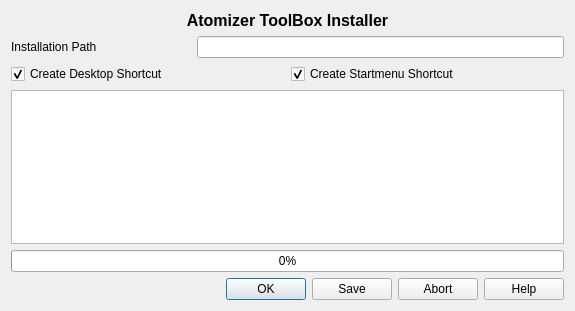
<?xml version="1.0" encoding="UTF-8"?>
<ui version="4.0">
 <class>Dialog</class>
 <widget class="QDialog" name="Dialog">
  <property name="geometry">
   <rect>
    <x>0</x>
    <y>0</y>
    <width>575</width>
    <height>311</height>
   </rect>
  </property>
  <property name="windowTitle">
   <string>Dialog</string>
  </property>
  <layout class="QGridLayout" name="gridLayout">
   <item row="8" column="0" colspan="3">
    <widget class="QDialogButtonBox" name="buttonBox">
     <property name="toolTip">
      <string>Compile function requires Python to be installed.</string>
     </property>
     <property name="orientation">
      <enum>Qt::Horizontal</enum>
     </property>
     <property name="standardButtons">
      <set>QDialogButtonBox::Abort|QDialogButtonBox::Help|QDialogButtonBox::Ok|QDialogButtonBox::Save</set>
     </property>
    </widget>
   </item>
   <item row="0" column="0" colspan="3">
    <widget class="QLabel" name="label">
     <property name="maximumSize">
      <size>
       <width>16777215</width>
       <height>20</height>
      </size>
     </property>
     <property name="font">
      <font>
       <pointsize>12</pointsize>
       <weight>75</weight>
       <bold>true</bold>
      </font>
     </property>
     <property name="text">
      <string>Atomizer ToolBox Installer</string>
     </property>
     <property name="alignment">
      <set>Qt::AlignCenter</set>
     </property>
    </widget>
   </item>
   <item row="1" column="1" colspan="2">
    <widget class="QLineEdit" name="path">
     <property name="readOnly">
      <bool>true</bool>
     </property>
    </widget>
   </item>
   <item row="1" column="0">
    <widget class="QLabel" name="label_2">
     <property name="text">
      <string>Installation Path</string>
     </property>
    </widget>
   </item>
   <item row="4" column="0" colspan="3">
    <widget class="QProgressBar" name="pbar">
     <property name="value">
      <number>0</number>
     </property>
    </widget>
   </item>
   <item row="2" column="0" colspan="3">
    <layout class="QHBoxLayout" name="horizontalLayout">
     <item>
      <widget class="QCheckBox" name="desktopShortcut">
       <property name="text">
        <string>Create Desktop Shortcut</string>
       </property>
       <property name="checked">
        <bool>true</bool>
       </property>
      </widget>
     </item>
     <item>
      <widget class="QCheckBox" name="startmenuShortcut">
       <property name="text">
        <string>Create Startmenu Shortcut</string>
       </property>
       <property name="checked">
        <bool>true</bool>
       </property>
      </widget>
     </item>
    </layout>
   </item>
   <item row="3" column="0" colspan="3">
    <widget class="QPlainTextEdit" name="output_textedit"/>
   </item>
  </layout>
 </widget>
 <resources/>
 <connections>
  <connection>
   <sender>buttonBox</sender>
   <signal>accepted()</signal>
   <receiver>Dialog</receiver>
   <slot>accept()</slot>
   <hints>
    <hint type="sourcelabel">
     <x>248</x>
     <y>254</y>
    </hint>
    <hint type="destinationlabel">
     <x>157</x>
     <y>274</y>
    </hint>
   </hints>
  </connection>
  <connection>
   <sender>buttonBox</sender>
   <signal>rejected()</signal>
   <receiver>Dialog</receiver>
   <slot>reject()</slot>
   <hints>
    <hint type="sourcelabel">
     <x>316</x>
     <y>260</y>
    </hint>
    <hint type="destinationlabel">
     <x>286</x>
     <y>274</y>
    </hint>
   </hints>
  </connection>
 </connections>
</ui>
